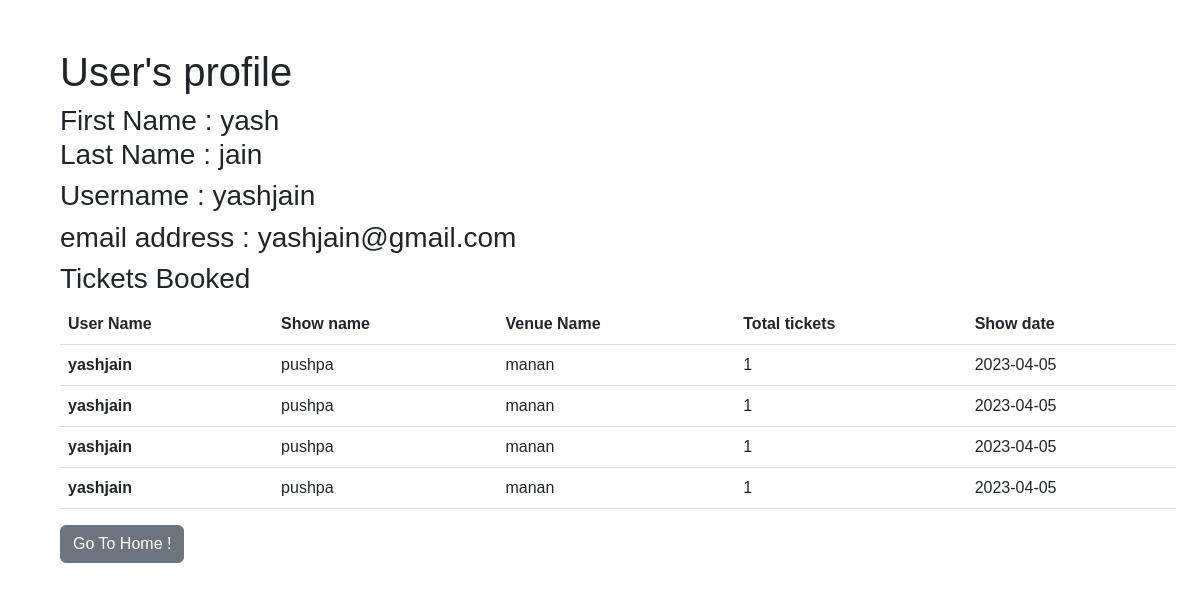
Before: /user_profile (signed in) with the older database file.
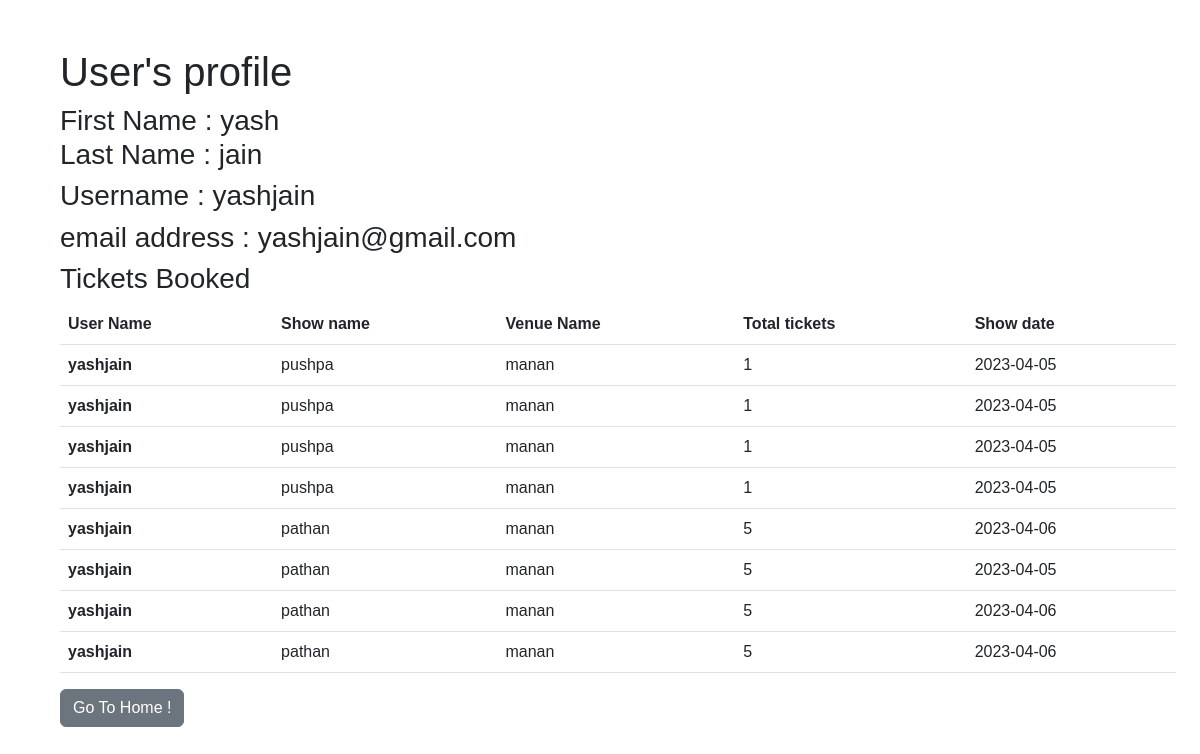
After: the same page with the newer database file.
### app/models/models.py (models this page shows, shortened)
class TicketsBooked(db.Model):
    __tablename__ = "ticket_booked"
    booking_id = db.Column(db.Integer, primary_key=True, autoincrement=True)
    username = db.Column(db.String, db.ForeignKey(
        'user.username'), nullable=False)
    showname = db.Column(db.String, db.ForeignKey(
        'shows.show_name'), nullable=False)
    venuename = db.Column(db.String, db.ForeignKey(
        'venues.venue_name'), nullable=False)
    totalticket = db.Column(db.Integer, nullable=False)
    reservation_date = db.Column(DATE(storage_format="%(day)02d/%(month)02d/%(year)04d",
                                      regexp=re.compile("(?P<day>\d+)/(?P<month>\d+)/(?P<year>\d+)")))
    venue = db.relationship(
        'Venues', backref=db.backref('ticket_booked', lazy=True))
    show = db.relationship(
        'Shows', backref=db.backref('ticket_booked', lazy=True))
    user = db.relationship(
        'User', backref=db.backref('ticket_booked', lazy=True))

### app/controllers/users/controllers.py (the view)
@controllers.route("/user_profile", methods=['GET', 'POST'])
@login_required
def get_user_profile():
    userdata = {
        "username": current_user.username,
        "first_name": current_user.first_name,
        "last_name": current_user.last_name,
        "email": current_user.email
    }
    tickets_booked = TicketsBooked.query.filter_by(username=current_user.username)
    return render_template("user/login_n_signup/user_profile.html.jinja2", user=userdata, tickets_booked=tickets_booked)

### app/controllers/auth.py (called while the page is built)
@login_manager.user_loader
def load_user(user_id):
    return User.query.get(int(user_id))

### app/templates/user/login_n_signup/user_profile.html.jinja2
{% extends "user/base.html.jinja2" %}
{% block content %}
    <div class="container m-5">
        <h1>User's profile</h1>
        <h3>
            First Name : {{user.first_name}}
            <br />
            Last Name : {{user.last_name}}
        </h3>
        <h3>
            Username : {{user.username}}
        </h3>
        <h3>
            email address : {{user.email}}
        </h3>
        <h3>
            Tickets Booked
        </h3>
        <div>
            <table class="table">
            <thead>
                <tr>
                    <th scope="col">User Name</th>
                    <th scope="col">Show name</th>
                    <th scope="col">Venue Name</th>
                    <th scope="col">Total tickets</th>
                    <th scope="col">Show date</th>
                </tr>
            </thead>
            <tbody>
                {% for booking in tickets_booked %}
                <tr>
                    <th scope="row">{{booking.username}}</th>
                    <td>{{booking.showname}}</td>
                    <td>{{booking.venuename}}</td>
                    <td>{{booking.totalticket}}</td>
                    <td>{{booking.reservation_date}}</td>
                </tr>
                {% endfor %}
            </tbody>
        </table>
        </div>
        <a href="/" class="btn btn-secondary">Go To Home !</a>
    </div>
{% endblock content %}

Changed rows visible on the page:
now on this page (row edited): TicketsBooked: username "yashjain", showname "pathan", venuename "manan", totalticket "5", reservation_date "2023-04-06"
added TicketsBooked: username "yashjain", showname "pathan", venuename "manan", totalticket "5", reservation_date "2023-04-05"
added TicketsBooked: username "yashjain", showname "pathan", venuename "manan", totalticket "5", reservation_date "2023-04-06"
added TicketsBooked: username "yashjain", showname "pathan", venuename "manan", totalticket "5", reservation_date "2023-04-06"
